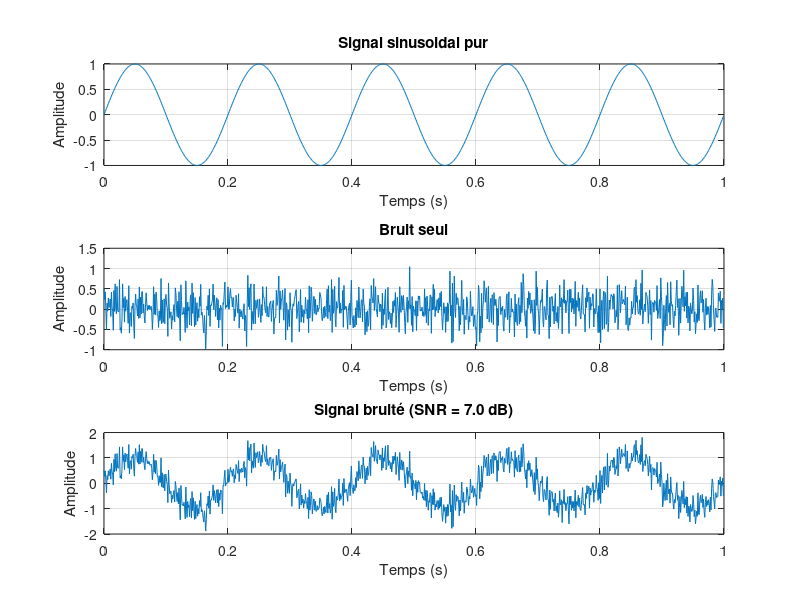

Recreate this plot in MATLAB.
% TP : Comprendre le rapport signal/bruit (SNR)
% Génération d'un signal sinusoïdal, ajout de bruit, calcul des puissances et du SNR

clear; close all; clc;

% --- Paramètres ---
A = 1;                % Amplitude du signal sinusoidal (V)
f0 = 5;               % Fréquence du signal (Hz)
Fe = 1000;            % Fréquence d'échantillonnage (Hz)
T = 1;                % Durée du signal (s)
t = (0:1/Fe:T-1/Fe)'; % Vecteur temps

% Puissance du bruit souhaitée (variance)
Pnoise = 0.1;         % W (ou V^2 si impédance 1 ohm)

% --- 1. Génération du signal sinusoïdal ---
signal_propre = A * sin(2*pi*f0*t);

% --- 2. Calcul de la puissance du signal ---
Psignal = mean(signal_propre.^2);  % Puissance = valeur quadratique moyenne

% --- 3. Génération du bruit ---
bruit = sqrt(Pnoise) * randn(size(t));  % Bruit blanc gaussien de variance Pnoise

% --- 4. Calcul de la puissance du bruit (vérification) ---
Pbruit_calculee = mean(bruit.^2);       % Doit être proche de Pnoise

% --- 5. Signal bruité ---
signal_bruite = signal_propre + bruit;

% --- 6. Calcul du SNR ---
SNR_lineaire = Psignal / Pnoise;         % Rapport en linéaire
SNR_dB = 10 * log10(SNR_lineaire);       % Rapport en dB

% --- Affichage des résultats ---
fprintf('Puissance du signal pur : %.4f\n', Psignal);
fprintf('Puissance du bruit (consigne) : %.4f\n', Pnoise);
fprintf('Puissance du bruit calculée : %.4f\n', Pbruit_calculee);
fprintf('SNR linéaire : %.2f\n', SNR_lineaire);
fprintf('SNR (dB) : %.2f dB\n', SNR_dB);

% --- Tracés ---
figure;

subplot(3,1,1);
plot(t, signal_propre);
xlabel('Temps (s)'); ylabel('Amplitude');
title('Signal sinusoidal pur');
grid on;

subplot(3,1,2);
plot(t, bruit);
xlabel('Temps (s)'); ylabel('Amplitude');
title('Bruit seul');
grid on;

subplot(3,1,3);
plot(t, signal_bruite);
xlabel('Temps (s)'); ylabel('Amplitude');
title(['Signal bruité (SNR = ' num2str(SNR_dB, '%.1f') ' dB)']);
grid on;

% --- Pour observer l'effet du bruit, modifier la variable Pnoise ---
